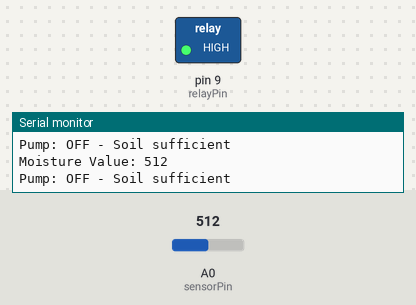
This sketch was run on a simulated Arduino Uno, built with avr-gcc and run on an emulated ATmega328P. Shown: switched loads named in the sketch (green lamp = pin HIGH), the last lines printed to the serial monitor. The inputs (shaded band) are chosen by the test bench; at power-on: A0 (sensorPin) = 512.

Above: at 1.8 s.
1.9 s: A0 (sensorPin) set to 694
3.4 s: A0 (sensorPin) set to 719
At 4.6 s:
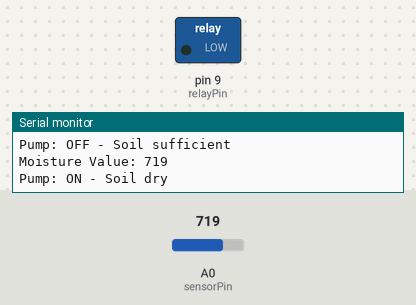
5.5 s: A0 (sensorPin) set to 690
At 7.2 s:
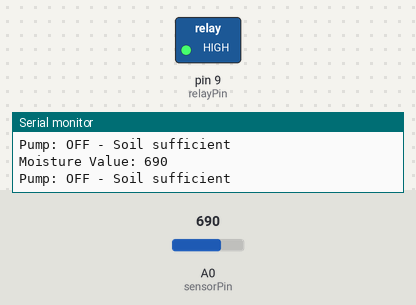
7.5 s: A0 (sensorPin) set to 710
At 8.9 s:
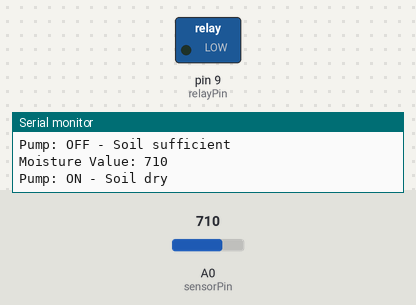
Timing chart, 0 to 10.5 s (numbered marks = the images above; inputs shaded):
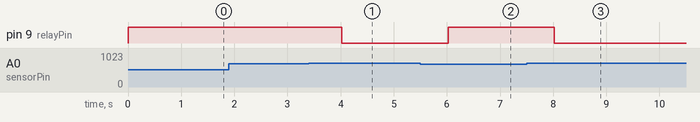

The sketch:

AquaSense_v1.0.ino
```cpp
int sensorPin = A0;
int relayPin = 9;
int moistureValue;
int threshold = 700;

void setup() {
  pinMode(relayPin, OUTPUT);
  digitalWrite(relayPin, HIGH);
  Serial.begin(9600);
  Serial.println("Smart Irrigation System Started");
}

void loop() {
  moistureValue = analogRead(sensorPin);
  Serial.print("Moisture Value: ");
  Serial.println(moistureValue);

  if (moistureValue > threshold) {
    digitalWrite(relayPin, LOW);
    Serial.println("Pump: ON - Soil dry");
  } else {
    digitalWrite(relayPin, HIGH);
    Serial.println("Pump: OFF - Soil sufficient");
  }
  delay(1000);
}
```

Measured:
- the behaviour switches between 700 and 701 on A0 (sensorPin) (found by bisection; images 0 and 1)
- after the input at 3.4 s, pin 9 (relayPin): HIGH → LOW after 0.62 s
- after the input at 5.5 s, pin 9 (relayPin): LOW → HIGH after 0.52 s
- after the input at 7.5 s, pin 9 (relayPin): HIGH → LOW after 0.52 s
